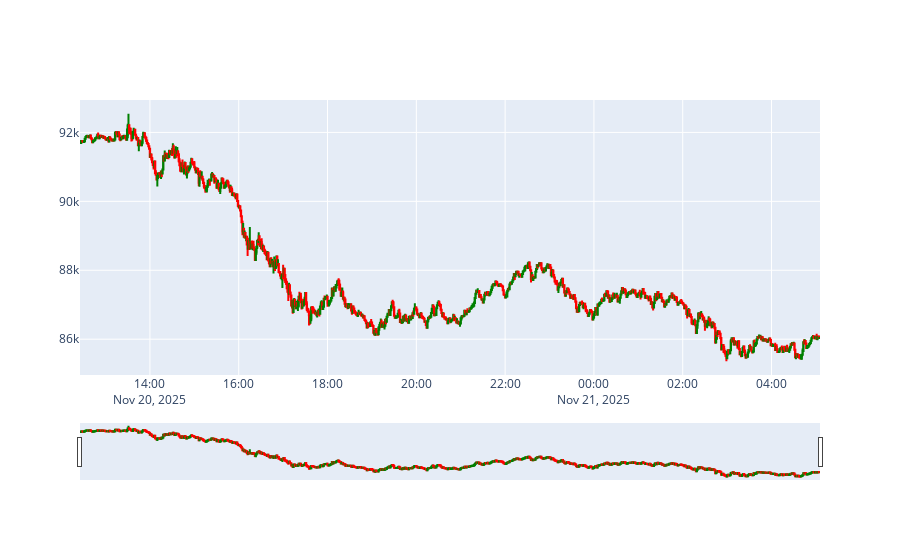

The notebook cell this image was saved under:
### Code cell
fig = go.Figure(
    data=[
        go.Candlestick(
            x=dfp["open_time"],
            open=dfp["open"],
            high=dfp["high"],
            low=dfp["low"],
            close=dfp["close"],
            increasing_line_color='green',
            decreasing_line_color='red'
        )
    ]
)

fig.show()

### Figure 1 — Plotly figure (JSON) as saved in the notebook; plotly's stock layout.template omitted (floating-point values rounded to 4 significant figures; data arrays with more than 128 entries replaced by an {"elided": "..."} marker saying what was removed)
{"data": [{"close": {"elided": "1000 float values"}, "decreasing": {"line": {"color": "red"}}, "high": {"elided": "1000 float values"}, "increasing": {"line": {"color": "green"}}, "low": {"elided": "1000 float values"}, "open": {"elided": "1000 float values"}, "type": "candlestick", "x": {"elided": "1000 str values"}}], "layout": {}}
